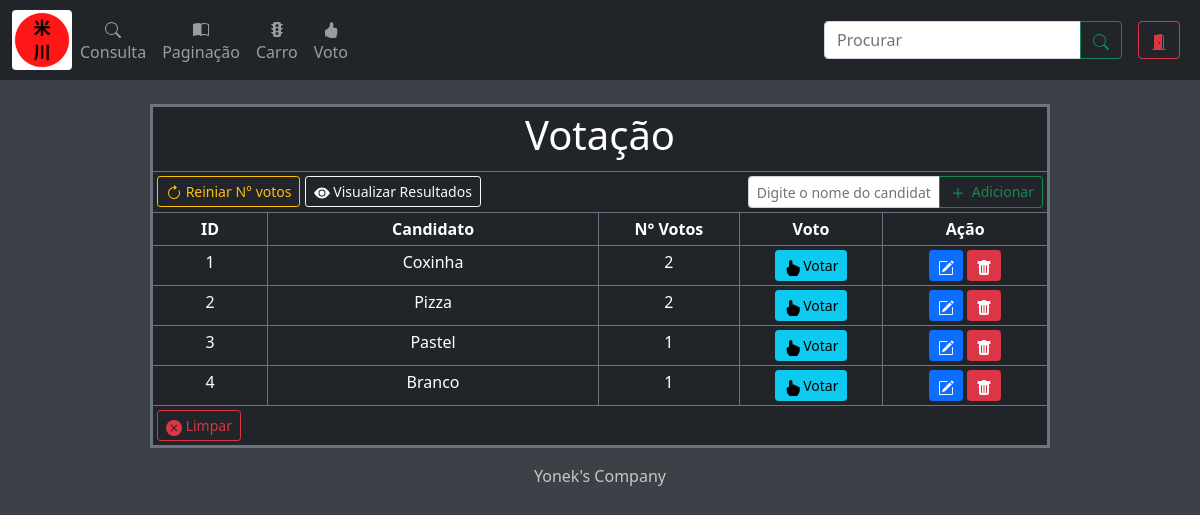
Screenshot of /voto.php with the database file from the repository.
### tables this page shows
CREATE TABLE `voto` (
  `IdVoto` int(11) NOT NULL,
  `candidato` varchar(100) NOT NULL,
  `nVotos` int(100) NOT NULL
);

### voto.php (the view, shortened to what this page needs)
<?php
  include 'php/up_voto.php';
?>
<!DOCTYPE html>
<html lang="en">
<head>
     <?php include 'include/link.php'; ?>
     <link rel="stylesheet" href="css/estilo.css">
</head>
<body>
    <?php include 'include/nav.php'; ?>
        <br>
    <table class="table table-dark table-bordered table-hover table-sm w-75 p-3 border border-secondary border-3" align="center">
        <thead class="text-center">
            <tr>
                <th colspan="5"><h1>Votação</h1></th>
            </tr>
            <tr class="text-nowrap">
                <th colspan="5">
                    <div class="d-flex justify-content-between">
                        <div class="col-md-1">
                            <a href="reset_voto.php" class="btn btn-outline-warning btn-sm">
                                Reiniar N° votos
                            </a>
                            <button class="btn btn-outline-light btn-sm" data-bs-toggle="modal" data-bs-target="#modal_chart">
                                <svg xmlns="http://www.w3.org/2000/svg" width="16" height="16" fill="currentColor" class="bi bi-eye-fill" viewBox="0 0 16 16">
                                    <path d="M10.5 8a2.5 2.5 0 1 1-5 0 2.5 2.5 0 0 1 5 0z"/>
                                    <path d="M0 8s3-5.5 8-5.5S16 8 16 8s-3 5.5-8 5.5S0 8 0 8zm8 3.5a3.5 3.5 0 1 0 0-7 3.5 3.5 0 0 0 0 7z"/>
                                </svg>
                                Visualizar Resultados
                            </button>
                        </div>
                        <div class="col-sm-4">
                            <form method="post" align="center">
                                <div class="input-group input-group-sm">
                                    <input class="form-control" type="text" name="voto" placeholder="Digite o nome do candidato" required>
                                    <button type="submit" class="btn btn-outline-success" name="add">
                                        <svg xmlns="http://www.w3.org/2000/svg" width="20" height="20" fill="currentColor" class="bi bi-plus" viewBox="0 0 16 16">
                                            <path d="M8 4a.5.5 0 0 1 .5.5v3h3a.5.5 0 0 1 0 1h-3v3a.5.5 0 0 1-1 0v-3h-3a.5.5 0 0 1 0-1h3v-3A.5.5 0 0 1 8 4z"/>
                                        </svg>
                                    Adicionar
                                    </button>
                                </div>
                            </form>
                        </div>
                    </div>
                </th>
            </tr>
            <tr>
                <th style="width: 7%;">ID</th>
                <th style="width: 20%;">Candidato</th>
                <th style="width: 8.3%;">N° Votos</th>
                <th style="width: 7.8%;">Voto</th>
                <th style="width: 10%;">Ação</th>
            </tr>
        </thead>
        <?php
        $sql = "select * from voto LIMIT 4";
        $qvoto = mysqli_query($con, $sql);
        while($voto = mysqli_fetch_array($qvoto)){
            $idvoto = $voto['IdVoto'];
            $cand = $voto['candidato'];
            $num = $voto['nVotos'];
        ?>
        <tbody class="text-center">
            <tr>
                <td><?=$idvoto?></td>
                <td><?=$cand?></td>
                <td><?=$num?></td>
                <td>
                    <a href="votar_cand.php?cand=<?=$idvoto?>" class="btn btn-info btn-sm">
                        Votar
                    </a>
                </td>
                <td>
                    <button class="btn btn-primary btn-sm" data-bs-toggle="modal" data-bs-target="#modal_votoEdit" data-bs-whatever="<?=$idvoto;?>" data-bs-whatevercand="<?=$cand;?>">
                    </button>
                    <a href="del_voto.php?delV=<?=$idvoto?>&<?=$cand?>&<?=$num?>" class="btn btn-danger btn-sm">
                    </a>
                </td>
            </tr>
        </tbody>
        <?php
           }
        ?>
        <tbody>
            <tr>
                <td colspan="5">
                    <div class="d-flex justify-content-between">
                        <div class="col-md-5">
                            <a href="limpar_voto.php" class="btn btn-outline-danger btn-sm" onclick="return confirm('Deseja apagar os votos?')">
                                Limpar
                            </a>
                        </div>
                    </div>
                </td>
            </tr>
        </tbody>
    </table>
    <?php include 'include/footer.php'; ?>
</body>
</html>

### css/estilo.css (style rules this page uses)
body { background-color: #3b4147; color: rgb(204, 197, 197); overflow-x: hidden; }

### rows the page displays
voto: IdVoto "1", candidato "Coxinha", nVotos "2"
voto: IdVoto "2", candidato "Pizza", nVotos "2"
voto: IdVoto "3", candidato "Pastel", nVotos "1"
voto: IdVoto "4", candidato "Branco", nVotos "1"
